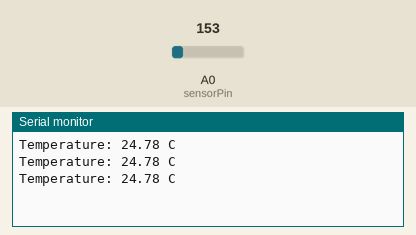
Simulated run of this sketch. Board: Arduino Uno, built with avr-gcc and run on an emulated ATmega328P. Parts: the last lines printed to the serial monitor. Inputs (shaded band) come from the test bench; at power-on: A0 (sensorPin) = 153.

Above: at 1.3 s.
1.4 s: A0 (sensorPin) set to 165
At 1.9 s:
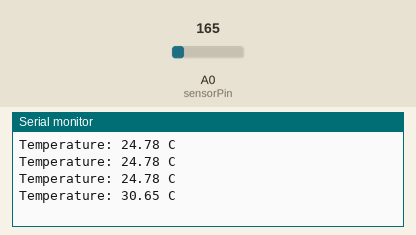
2.9 s: A0 (sensorPin) set to 175
At 3.4 s:
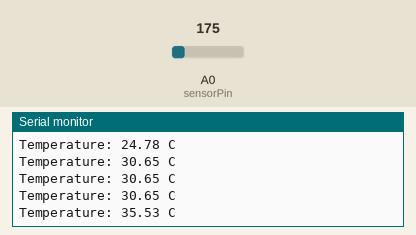
Timing chart, 0 to 5.9 s (numbered marks = the images above; inputs shaded):
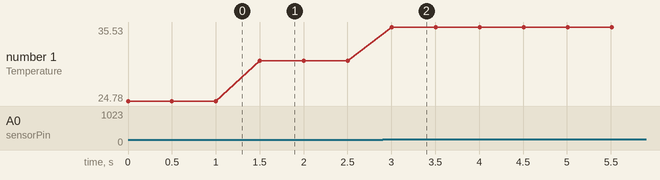

The sketch:

exercise3-1.ino
```cpp
/*
 * John Dickson, Oliver Hansson, Sebastian Vingård Larsson
 * Group 27
 * Submission code: I2c7C5
 * WP3 - Exercise 3(1st) - Temperature Meter v2.0
 */

int sensorPin = A0; // TMP36 output is connected here

void setup() {
  Serial.begin(9600); // need serial to print temperature readings
}

// main loop, void no return
void loop()
{
  int rawValue = analogRead(sensorPin); // read the 10-bit value (0-1023)
  float vOut = rawValue * (5000.0 / 1023.0); // convert to millivolts (0-5000mV range)
  float temperature = (vOut - 500.0) / 10.0; // TMP36 formula from the assignment

  Serial.print("Temperature: "); //label so its easier to read
  Serial.print(temperature); // the actual value
  Serial.println(" C"); // unit and newline

  delay(500); // check every 500ms
}
```

Measured:
- after the input at 1.4 s, the serial monitor: prints a new line after 0.10 s (image 1)
- after the input at 2.9 s, the serial monitor: prints a new line after 0.10 s (image 2)
- plotted number 1: 24.78 → 30.65 after the input at 1.4 s, 30.65 → 35.53 after the input at 2.9 s
